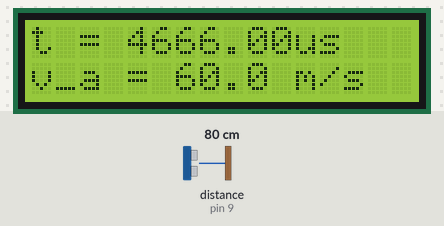
A sketch run on a simulated Arduino Uno, built with avr-gcc and run on an emulated ATmega328P. Shown: 16×2 character LCD. Wiring (inferred from the names in the program): ultrasonic range finder: trigger pin 8; echo pin 9. The test bench sets the inputs (shaded band); at power-on: distance to the obstacle (sensor on pin 9) 80 cm. The echo pulse lasts 58.3 µs per cm.

Above: at 3.2 s.
3.3 s: distance to the obstacle (sensor on pin 9) set to 2 cm
At 4.9 s:
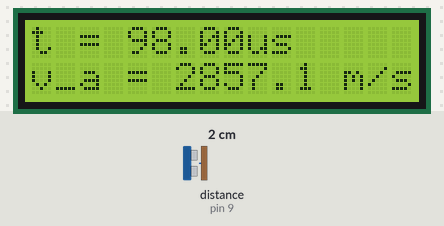
5.6 s: distance to the obstacle (sensor on pin 9) set to 4 cm
At 7.0 s:
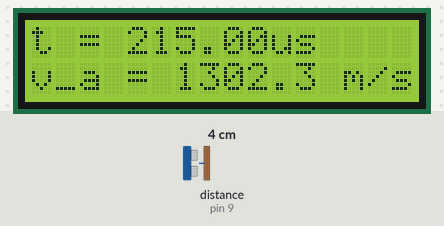
7.6 s: distance to the obstacle (sensor on pin 9) set to 9 cm
At 11.2 s:
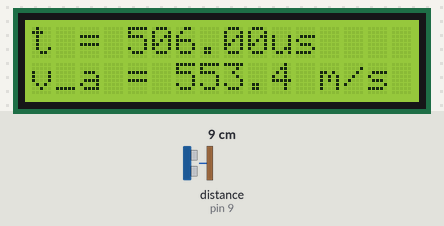
Timing chart, 0 to 12.7 s (numbered marks = the images above; inputs shaded):
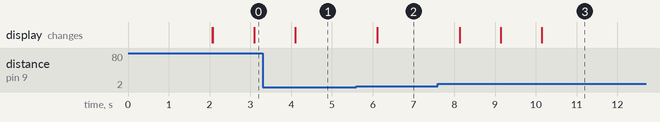

The sketch:

velocidade_sonora.ino
```cpp
#define pino_trigger 8
#define pino_echo 9
#define contraste  6

#include <LiquidCrystal.h>
// inicializa a biblioteca com os números dos pinos de interface
const int rs = 12, en = 11, d4 = 5, d5 = 4, d6 = 3, d7 = 2;
LiquidCrystal lcd(rs, en, d4, d5, d6, d7);

//Variaveis
float distancia_CM = 14.0;
float tempo;
float velAr;

void setup() {
  // Inicializamos a comunicacao com o display lcd
  lcd.begin(16, 2);
  pinMode(pino_trigger, OUTPUT); //PINO DE TRIGGER
  pinMode(pino_echo, INPUT); // SINAL DE ECO
  analogWrite(contraste, 110);

  lcd.print("  VELOC. DO SOM ");
  lcd.setCursor(0, 1);
  lcd.print("      NO AR     ");
  delay(2000);
  lcd.clear();
}

void loop() {
  digitalWrite(pino_trigger, LOW);
  delayMicroseconds(2);
  digitalWrite(pino_trigger, HIGH);
  delayMicroseconds(10);
  digitalWrite(pino_trigger, LOW);
  // o tempo sera registrado em microssegundos
  tempo = pulseIn(pino_echo, HIGH);
  velAr = float((2 * distancia_CM * 10000.0) / tempo);

  lcd.clear();
  lcd.setCursor(0, 0);
  lcd.print("t = ");
  lcd.print(tempo);
  lcd.print("us");

  lcd.setCursor(0, 1);
  lcd.print("v_a = ");
  lcd.print(velAr, 1);
  lcd.print(" m/s");

  delay(1000);
}
```

Measured:
- after the input at 3.3 s, the display: changes after 0.80 s (image 1)
- after the input at 5.6 s, the display: changes after 0.52 s (image 2)
- after the input at 7.6 s, the display: changes after 0.53 s (image 3)
